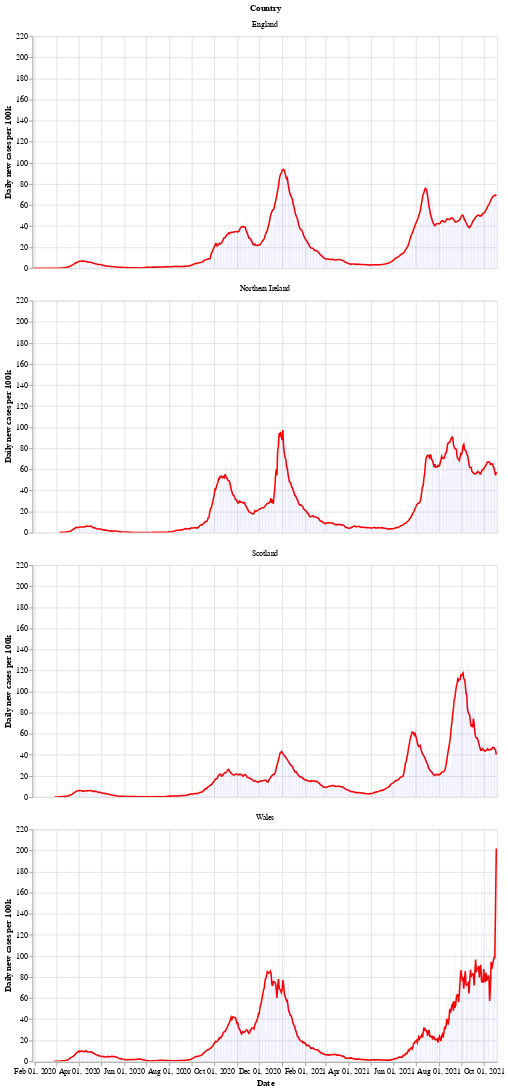

The code cell stored with this chart in its notebook:
### Markdown cell above
Next is a bar chart of the number of new cases in each country (per 100k population), with the 7 day moving average of cases. Again we see that Wales saw a longer period of raising and falling cases compared to the other countries.

After a period of cases falling, each nation is now seeing a rise in the number of cases - especially in Wales.

### Code cell
# collapse
bars = alt.Chart(uk_cases).mark_bar().encode(
    x=alt.X("yearmonthdate(date):T", axis=alt.Axis(title='Date')),
    y=alt.Y("newCasesRate:Q", axis=alt.Axis(title='Daily new cases per 100k')),
    tooltip='newCasesRate',
    color=alt.condition(
        alt.datum.dailyChange > 0,
        alt.value("orange"),  # The positive color
        alt.value("blue")  # The negative color
    )
).properties(title='New cases per 100k population with rolling 7 day average', width=600).interactive()
line = alt.Chart(uk_cases).mark_line(
    color='red',
    size=2,
).transform_window(
    rolling_mean='mean(newCasesRate)',
    frame=[0, 7],
    groupby=['areaName']
).encode(
    x='yearmonthdate(date):T',
    y='rolling_mean:Q'
)
alt.layer(line, bars, data=uk_cases).facet(alt.Row('areaName', title='Country'), columns=1)

### Figure 1 — Vega-Lite specification as saved in the notebook (floating-point values rounded to 4 significant figures; data arrays with more than 128 entries replaced by an {"elided": "..."} marker saying what was removed)
{"config": {"view": {"continuousWidth": 400, "continuousHeight": 300}}, "data": {"name": "data-42fabcba8290228b0e01b328d62ec290"}, "facet": {"type": "nominal", "field": "areaName", "title": "Country"}, "spec": {"layer": [{"mark": {"type": "line", "color": "red", "size": 2}, "encoding": {"x": {"type": "temporal", "field": "date", "timeUnit": "yearmonthdate"}, "y": {"type": "quantitative", "field": "rolling_mean"}}, "transform": [{"window": [{"op": "mean", "field": "newCasesRate", "as": "rolling_mean"}], "frame": [0, 7], "groupby": ["areaName"]}]}, {"mark": "bar", "encoding": {"color": {"condition": {"value": "orange", "test": "(datum.dailyChange > 0)"}, "value": "blue"}, "tooltip": {"type": "quantitative", "field": "newCasesRate"}, "x": {"type": "temporal", "axis": {"title": "Date"}, "field": "date", "timeUnit": "yearmonthdate"}, "y": {"type": "quantitative", "axis": {"title": "Daily new cases per 100k"}, "field": "newCasesRate"}}, "selection": {"selector002": {"type": "interval", "bind": "scales", "encodings": ["x", "y"]}}, "title": "New cases per 100k population with rolling 7 day average", "width": 600}]}, "columns": 1, "$schema": "https://vega.github.io/schema/vega-lite/v4.8.1.json", "datasets": {"data-42fabcba8290228b0e01b328d62ec290": {"elided": "2420 records"}}}
